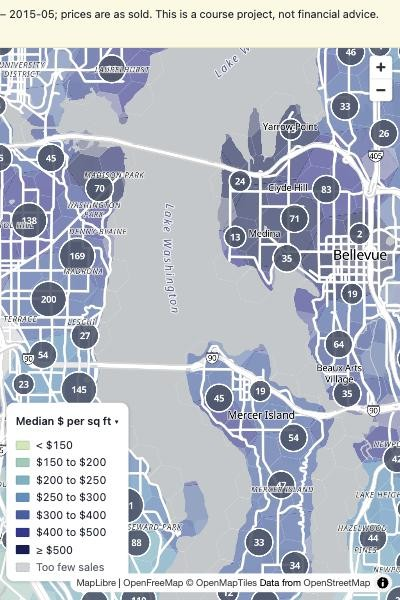
#> input picture docs/screenshots/map-only.jpg, 400 x 600 px
$ python make_og.py
#> lines starting #> are read from the running program, lines starting #| are printed output that depends on the picture
"""Compose the 1200x630 link-preview image (public/og.jpg) from docs/screenshots/map-only.jpg.

Run: pipeline/.venv/bin/python scripts/make_og.py
"""
from pathlib import Path

from PIL import Image, ImageDraw, ImageFont

ROOT = Path(__file__).resolve().parent.parent
W, H = 1200, 630
FONT_PATHS = ["/System/Library/Fonts/Supplemental/Arial Bold.ttf", "/System/Library/Fonts/Helvetica.ttc"]
REG_PATHS = ["/System/Library/Fonts/Supplemental/Arial.ttf", "/System/Library/Fonts/Helvetica.ttc"]


def font(paths, size):
    for p in paths:
        try:
            return ImageFont.truetype(p, size)
        except OSError:
            continue
    return ImageFont.load_default()


def wrap(draw, text, fnt, width):
    lines, cur = [], ""
    for word in text.split():
        trial = f"{cur} {word}".strip()
        if draw.textlength(trial, font=fnt) <= width:
            cur = trial
        else:
            lines.append(cur)
            cur = word
    return lines + [cur]


img = Image.new("RGB", (W, H), "#ffffff")
#> img: PIL image 1200x630 RGB; every value is 255
d = ImageDraw.Draw(img)
d.rectangle([0, 0, 14, H], fill="#0b5cad")

shot = Image.open(ROOT / "docs/screenshots/map-only.jpg").convert("RGB")
#> shot is the input picture: PIL image 400x600 RGB; mean R, G, B 185.2, 190.4, 200.2
# the screenshot already holds only the map; scale it to fill the right side
map_part = shot
scale = H / map_part.height
#> scale = 1.05
map_part = map_part.resize((int(map_part.width * scale), H), Image.LANCZOS)
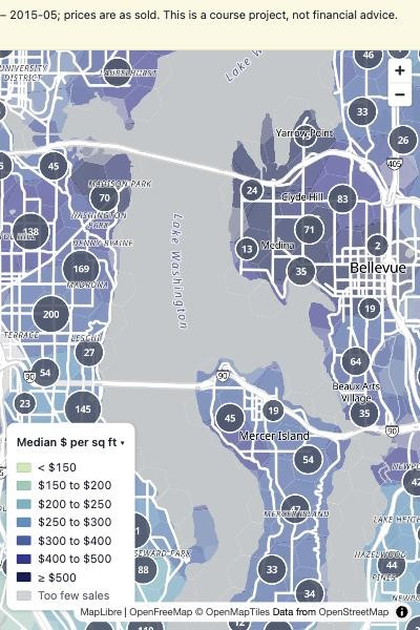
#> map_part: PIL image 420x630 RGB; mean R, G, B 185, 190, 199.8
img.paste(map_part, (W - map_part.width, 0))
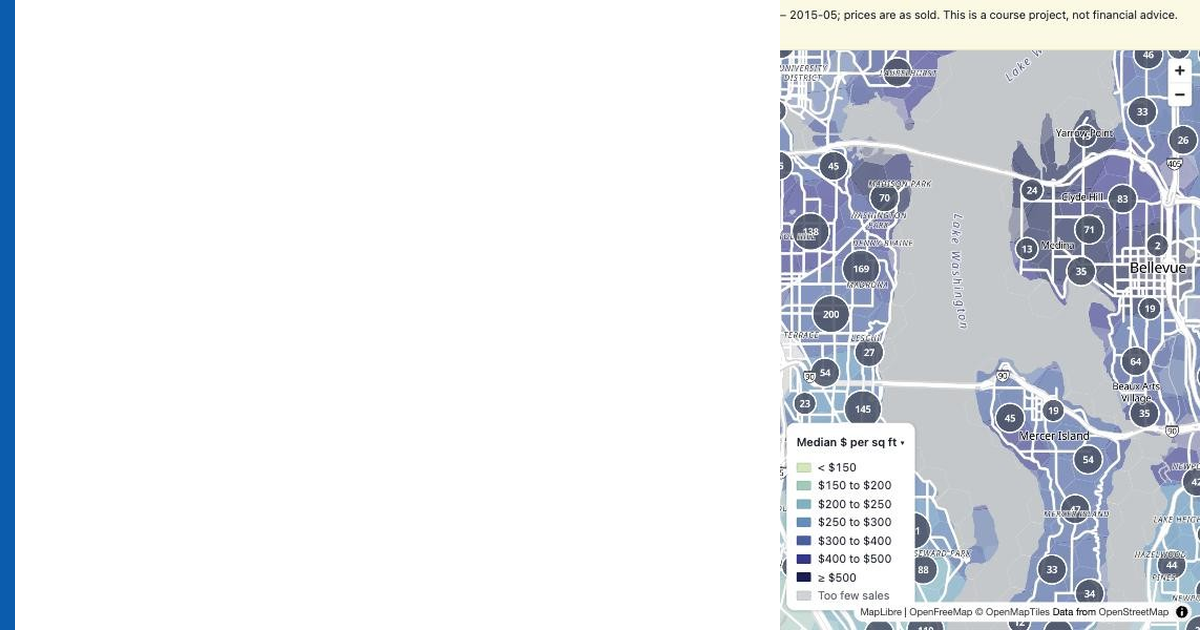
#> img: PIL image 1200x630 RGB; mean R, G, B 227.5, 230.2, 234.6
d.rectangle([W - map_part.width - 6, 0, W - map_part.width, H], fill="#0b5cad")

x = 56
d.text((x, 70), "Seattle Home Value", font=font(FONT_PATHS, 58), fill="#1b2430")
d.text((x, 138), "Finder", font=font(FONT_PATHS, 58), fill="#0b5cad")
#> the loop in font, `for p in paths:` made 1 pass
sub = font(REG_PATHS, 28)
y = 240
for line in wrap(d, "What King County homes sold for in 2014–15, compared with a price model.", sub, 470):
#> in wrap, `lines, cur = [], ""`: cur = ''
    d.text((x, y), line, font=sub, fill="#3b4656")
    y += 40
#> this loop made 3 passes
#> after the loop, y = 360
small = font(REG_PATHS, 22)
d.text((x, H - 96), "Past sales, not listings", font=font(FONT_PATHS, 22), fill="#1b2430")
d.text((x, H - 62), "By Daisy Tang", font=small, fill="#5b6675")

(ROOT / "public").mkdir(exist_ok=True)
img.save(ROOT / "public/og.jpg", quality=88, optimize=True)
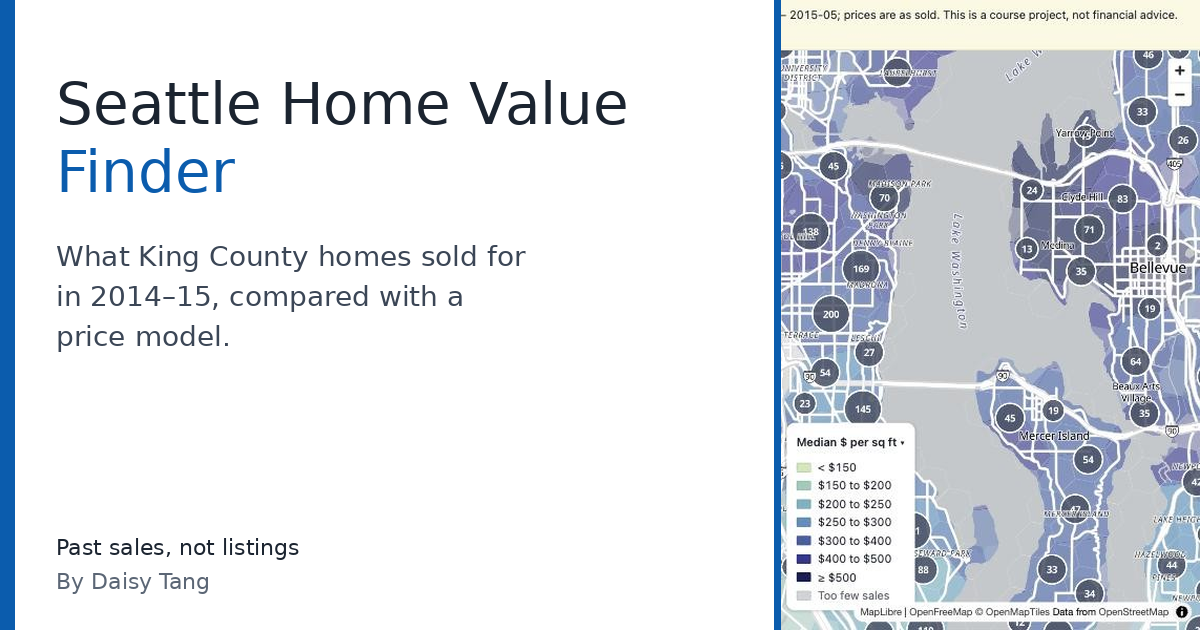
#> saved as og.jpg: PIL image 1200x630 RGB; mean R, G, B 221.5, 225.1, 230.5
print("wrote public/og.jpg", img.size)
#| wrote public/og.jpg (1200, 630)

$ run again, with docs/screenshots/home-detail.jpg copied over docs/screenshots/map-only.jpg
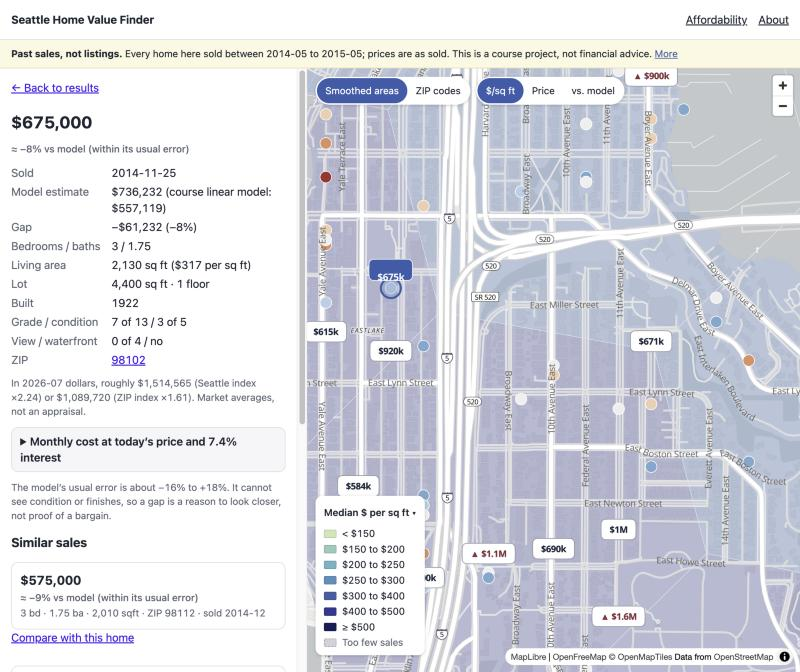
#> input picture docs/screenshots/home-detail.jpg, 800 x 672 px
#> shot is the input picture: PIL image 800x672 RGB; mean R, G, B 218.8, 220.3, 227
#> `img.paste(map_part, (W - map_part.width, 0))`:
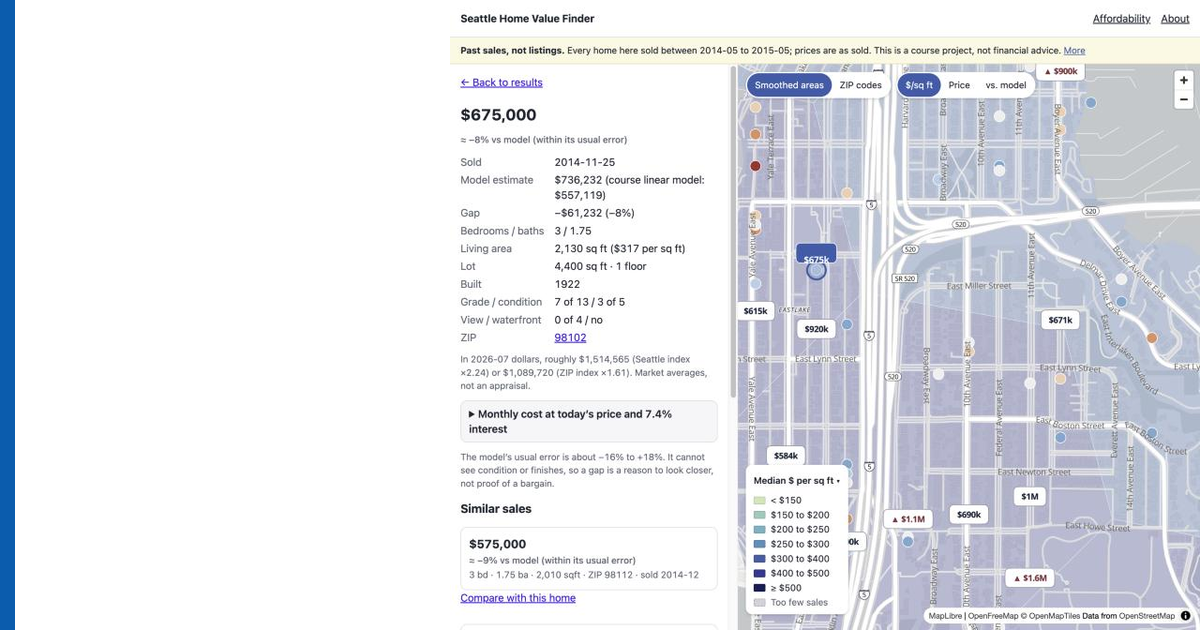
#> img: PIL image 1200x630 RGB; mean R, G, B 229.2, 231.2, 236.3
#> the loop in font, `for p in paths:` made 1 pass
#> cur = ''
#> the loop `for line in wrap(d, "What King County homes sold for in 2014–15, compa..` made 3 passes
#> (line, y) on passes 1 to 3: ('What King County homes sold for', 280), ('in 2014–15, compared with a', 320), ('price model.', 360)
#> after the loop `for line in wrap(d, "What King County homes sold for in 2014–15, compa..`: y = 360
#> `img.save(ROOT / "public/og.jpg", quality=88, optimize=True)`:
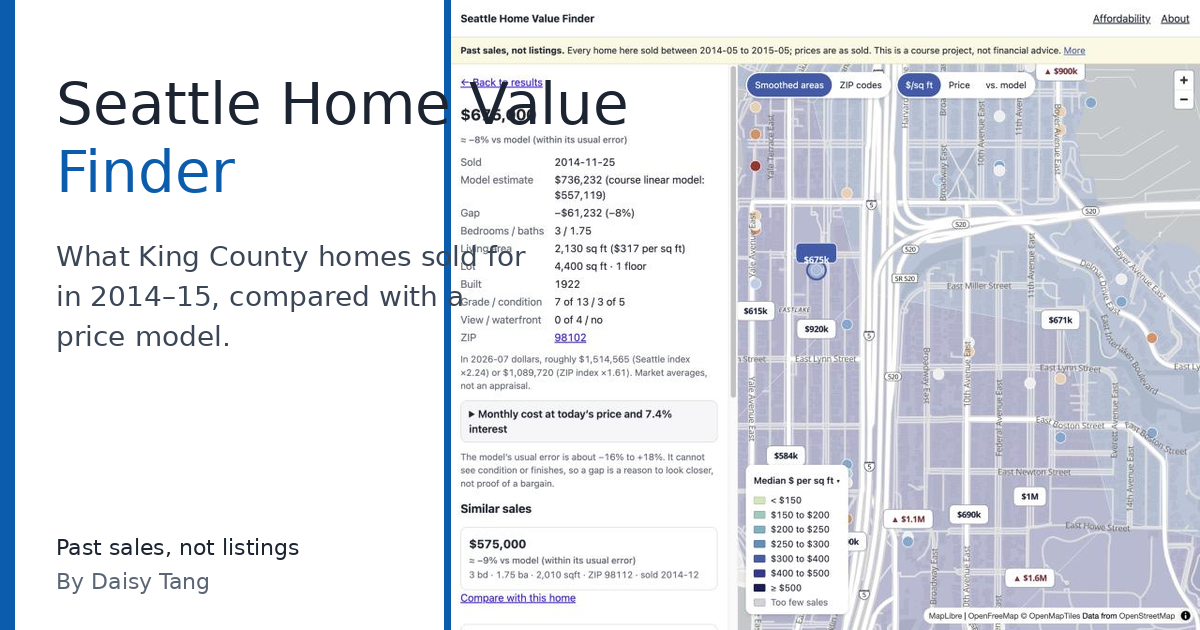
#> saved as og.jpg: PIL image 1200x630 RGB; mean R, G, B 223.2, 226.1, 232.2
#| wrote public/og.jpg (1200, 630)

$ run again, with docs/screenshots/map-mobile.jpg copied over docs/screenshots/map-only.jpg
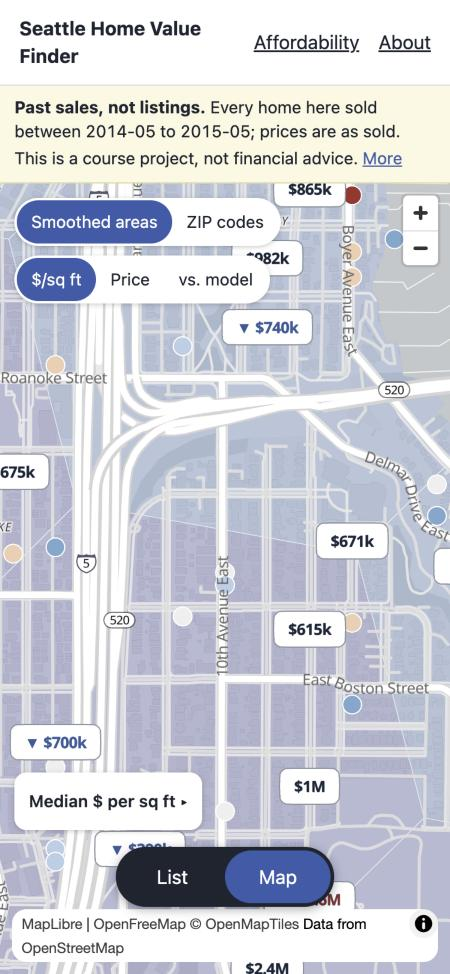
#> input picture docs/screenshots/map-mobile.jpg, 450 x 974 px
#> shot is the input picture: PIL image 450x974 RGB; mean R, G, B 205.3, 207.6, 216.2
#> `img.paste(map_part, (W - map_part.width, 0))`:
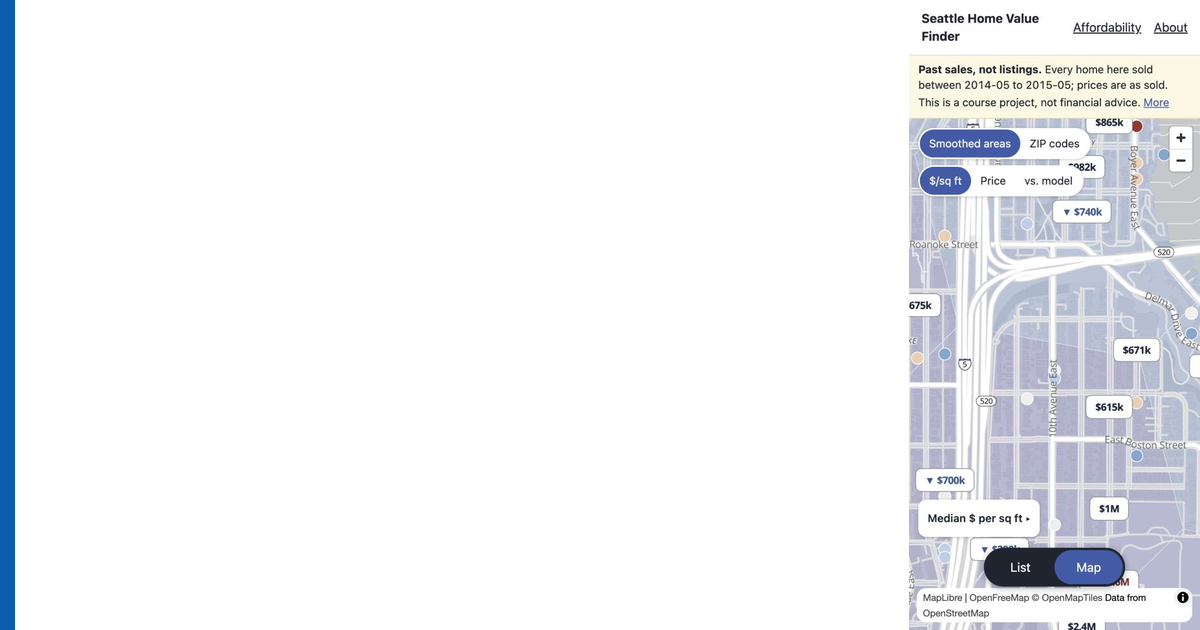
#> img: PIL image 1200x630 RGB; mean R, G, B 239.9, 241.4, 244.5
#> the loop in font, `for p in paths:` made 1 pass
#> cur = ''
#> the loop `for line in wrap(d, "What King County homes sold for in 2014–15, compa..` made 3 passes
#> (line, y) on passes 1 to 3: ('What King County homes sold for', 280), ('in 2014–15, compared with a', 320), ('price model.', 360)
#> after the loop `for line in wrap(d, "What King County homes sold for in 2014–15, compa..`: y = 360
#> `img.save(ROOT / "public/og.jpg", quality=88, optimize=True)`:
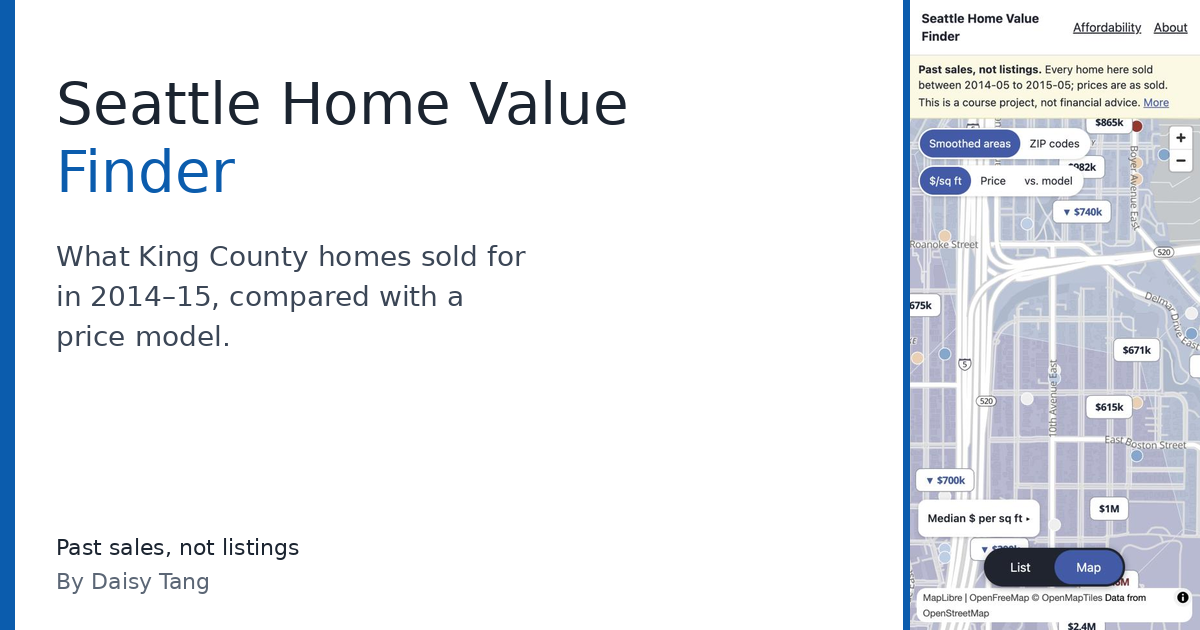
#> saved as og.jpg: PIL image 1200x630 RGB; mean R, G, B 233.9, 236.3, 240.3
#| wrote public/og.jpg (1200, 630)
